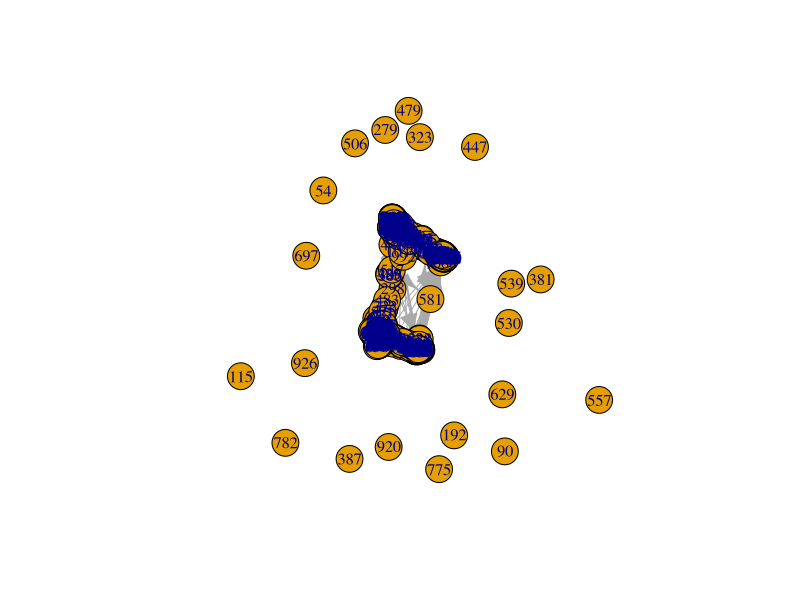

Write R code to recreate this figure.
## ---- chunk 1
personA <- c("Mark", "Mark", "Peter", "Peter", "Bob", "Jill")
personB <- c("Peter", "Jill", "Bob", "Aaron", "Jill", "Aaron")

edgelist <- data.frame(PersonA = personA, PersonB = personB, stringsAsFactors = F)

print(edgelist)
## ---- chunk 2
adjacency <- matrix(c(0,1,0,1,0,1,0,1,0,1,0,1,0,1,0,1,0,1,0,1,0,1,0,1,0), nrow = 5, ncol = 5, dimnames = list(c("Mark", "Peter", "Bob", "Jill", "Aaron"), c("Mark", "Peter", "Bob", "Jill", "Aaron")))

print(adjacency)
## ---- chunk 3
countrysideEL <- read.csv(file = "Data/countrysideEL.csv", stringsAsFactors = FALSE)
## ---- chunk 4
# countrysideEL <- read.csv(file = file.choose(), stringsAsFactors = FALSE)
## ---- chunk 5
head(countrysideEL)
## ---- chunk 6
library(igraph)
## ---- chunk 7
countrysideEL <- as.matrix(countrysideEL)
## ---- chunk 8
countrysideNetwork <- graph.edgelist(countrysideEL, directed=TRUE)
## ---- chunk 9
countrysideAdj <- read.csv("Data/countrysideAdj.csv", header = F)
colnames(countrysideAdj) <- rownames(countrysideAdj)
## ---- chunk 10
countrysideAdj <- as.matrix(countrysideAdj)
countrysideNetwork <- graph.adjacency(countrysideAdj, mode = "directed")
## ---- chunk 11
countrysideNetwork
## ---- chunk 12
V(countrysideNetwork)$name[1:5]
## ---- chunk 13
plot(countrysideNetwork)
